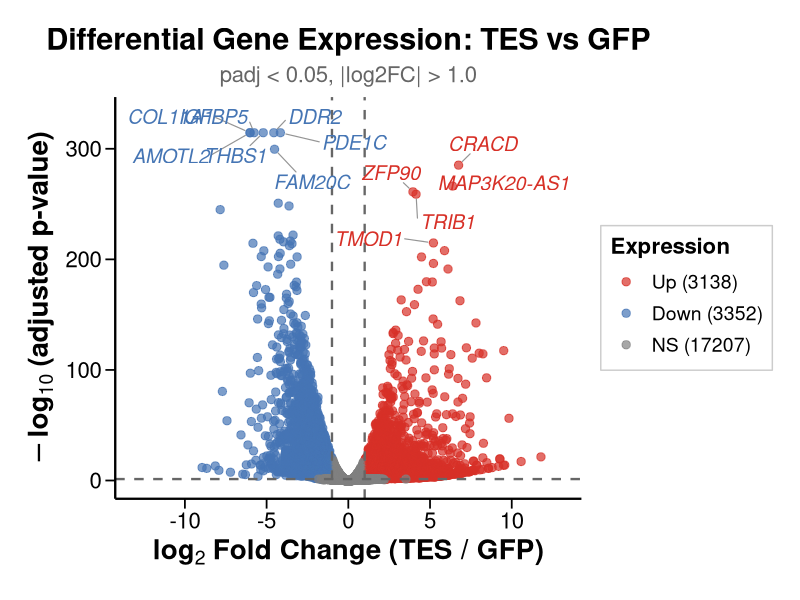
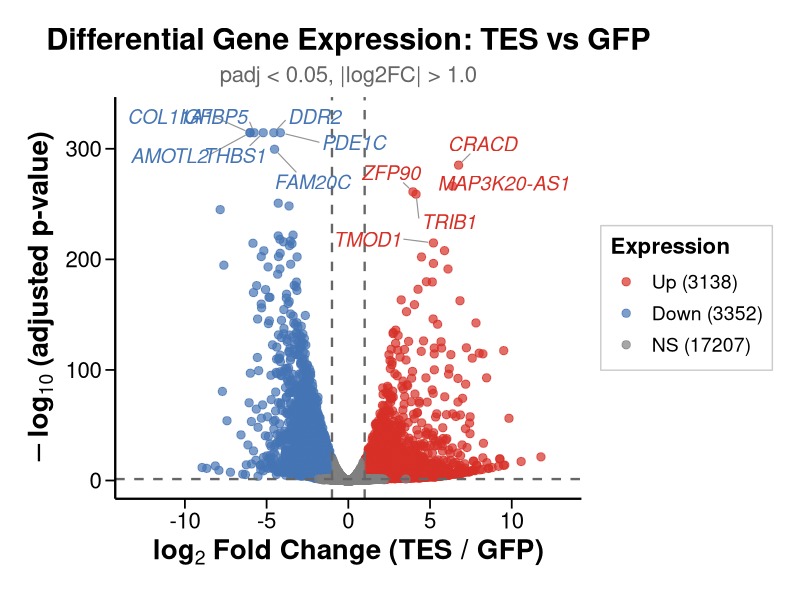
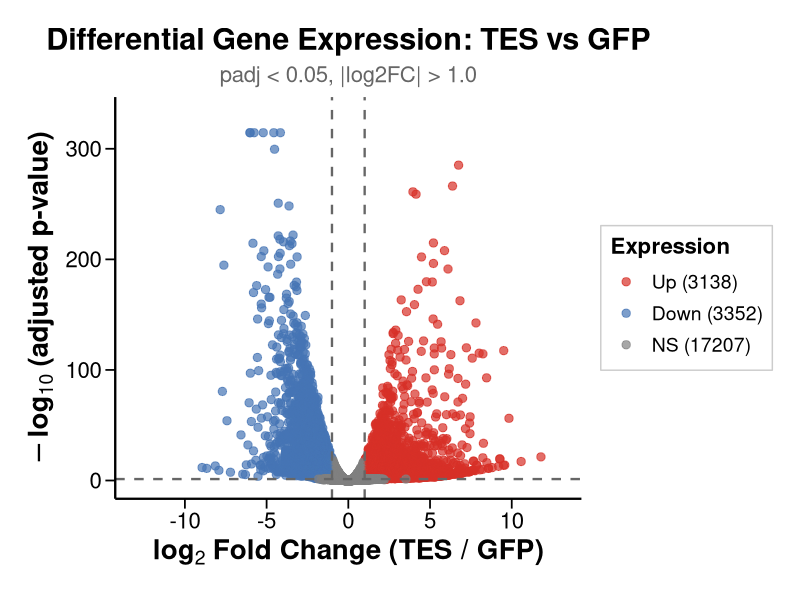
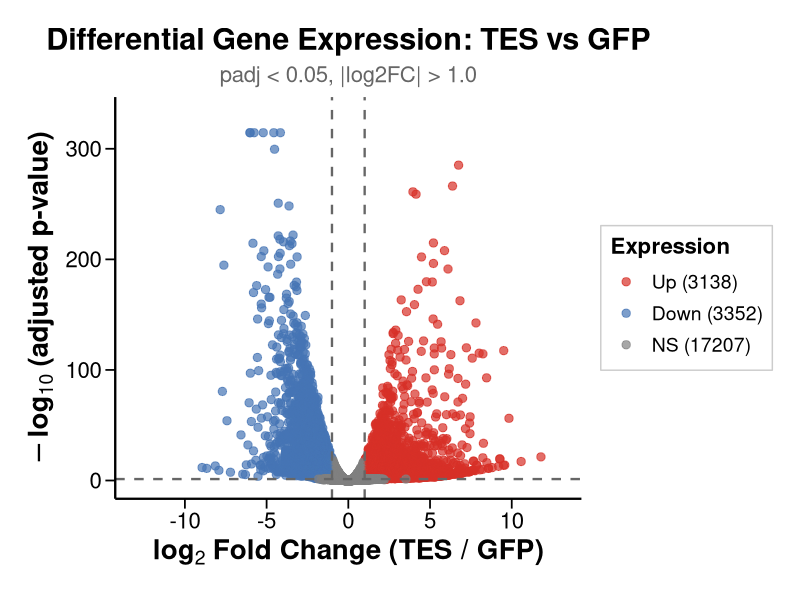
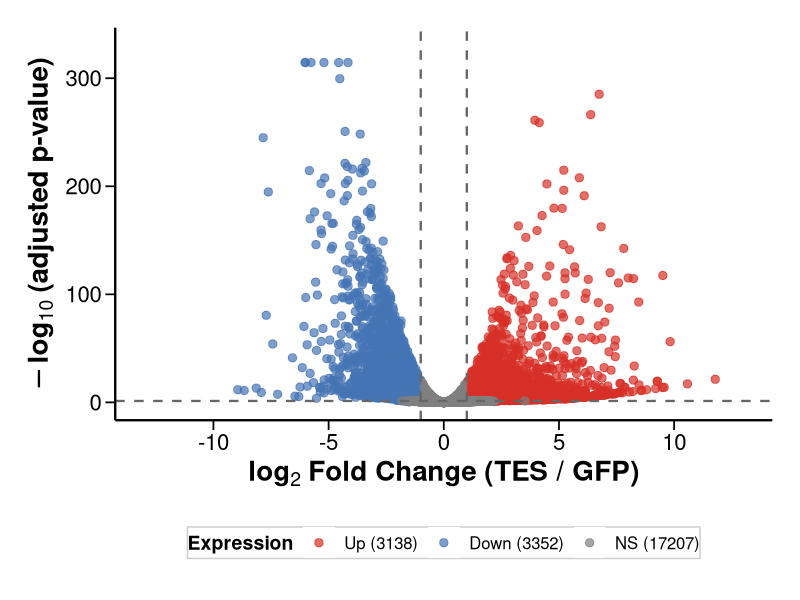
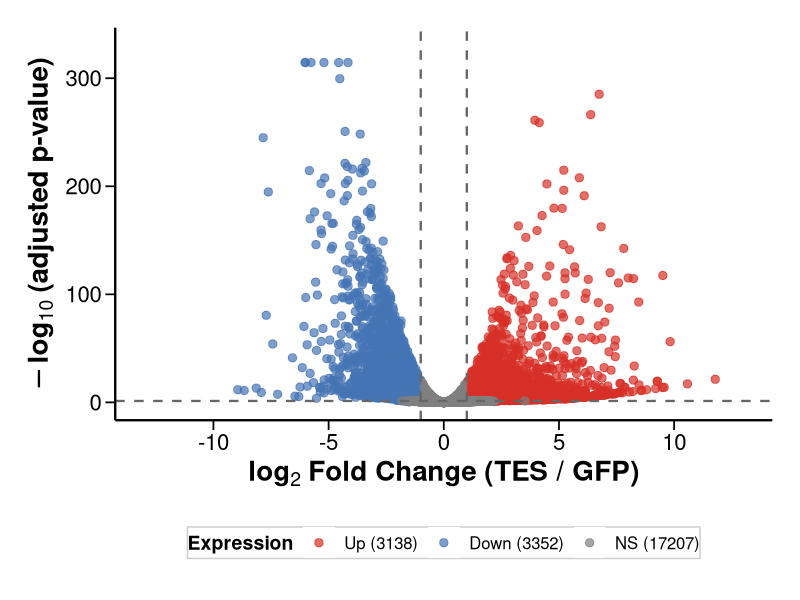

These figures' R source, in order:
#!/usr/bin/env Rscript

#===============================================================================
# Publication-Ready Volcano Plot Script
# Creates two versions: labeled and clean (no labels)
#===============================================================================

# Load required libraries
suppressPackageStartupMessages({
    library(ggplot2)
    library(ggrepel)
    library(dplyr)
    library(scales)
})

cat("=== Publication-Ready Volcano Plot Generation ===\n")
cat("Timestamp:", as.character(Sys.time()), "\n\n")

# Set working directory
setwd("/beegfs/scratch/ric.sessa/kubacki.michal/SRF_Eva_top/Eva_submission/SRF_Eva_RNA/results/05_deseq2")

#===============================================================================
# Configuration - Customize these parameters
#===============================================================================

# Thresholds
PADJ_CUTOFF <- 0.05        # Adjusted p-value cutoff for significance
FC_CUTOFF <- 1.0           # Log2 fold change cutoff (absolute value)

# Labeling (reduced for cleaner plot)
N_TOP_GENES <- 10          # Number of top genes to label (by padj)
N_TOP_UP <- 5              # Additional top upregulated genes to label
N_TOP_DOWN <- 5            # Additional top downregulated genes to label

# Plot aesthetics (PUBLICATION-READY - larger fonts)
POINT_SIZE <- 2.5          # Size of points
POINT_ALPHA <- 0.7         # Transparency of points
LABEL_SIZE <- 5.0          # Size of gene labels
AXIS_TITLE_SIZE <- 20      # Axis title font size
AXIS_TEXT_SIZE <- 16       # Axis text font size
TITLE_SIZE <- 22           # Main title font size
SUBTITLE_SIZE <- 16        # Subtitle font size
LEGEND_TITLE_SIZE <- 16    # Legend title font size
LEGEND_TEXT_SIZE <- 14     # Legend text font size

# Colors (colorblind-friendly)
COLOR_UP <- "#D73027"      # Upregulated (red)
COLOR_DOWN <- "#4575B4"    # Downregulated (blue)
COLOR_NS <- "#808080"      # Not significant (grey)

# Plot dimensions (larger for publication)
PLOT_WIDTH <- 10           # inches
PLOT_HEIGHT <- 9           # inches
DPI <- 300                 # Resolution for PNG

#===============================================================================
# Load and prepare data
#===============================================================================

cat("Loading DESeq2 results...\n")
res <- read.table("deseq2_results_TES_vs_GFP.txt",
                  header = TRUE, sep = "\t", stringsAsFactors = FALSE)

cat(sprintf("Loaded %d genes\n", nrow(res)))

# Remove rows with NA padj values
res <- res[!is.na(res$padj), ]
cat(sprintf("After removing NA padj: %d genes\n", nrow(res)))

#===============================================================================
# Classify genes and prepare for plotting
#===============================================================================

# Classify genes based on significance and fold change
res$significance <- "Not Significant"
res$significance[res$padj < PADJ_CUTOFF & res$log2FoldChange > FC_CUTOFF] <- "Upregulated"
res$significance[res$padj < PADJ_CUTOFF & res$log2FoldChange < -FC_CUTOFF] <- "Downregulated"

# Convert to factor with specific order for legend
res$significance <- factor(res$significance,
                           levels = c("Upregulated", "Downregulated", "Not Significant"))

# Calculate -log10(padj) for y-axis
res$neg_log10_padj <- -log10(res$padj)

# Handle infinite values (padj = 0)
max_y <- max(res$neg_log10_padj[is.finite(res$neg_log10_padj)], na.rm = TRUE)
res$neg_log10_padj[!is.finite(res$neg_log10_padj)] <- max_y * 1.05

# Count genes in each category
n_up <- sum(res$significance == "Upregulated", na.rm = TRUE)
n_down <- sum(res$significance == "Downregulated", na.rm = TRUE)
n_ns <- sum(res$significance == "Not Significant", na.rm = TRUE)

cat(sprintf("\nGene classification:\n"))
cat(sprintf("  Upregulated: %d\n", n_up))
cat(sprintf("  Downregulated: %d\n", n_down))
cat(sprintf("  Not Significant: %d\n", n_ns))

#===============================================================================
# Select genes to label
#===============================================================================

# Top genes by adjusted p-value (most significant overall)
top_by_padj <- res %>%
    filter(significance != "Not Significant") %>%
    arrange(padj) %>%
    head(N_TOP_GENES)

# Top upregulated genes
top_up <- res %>%
    filter(significance == "Upregulated") %>%
    arrange(padj) %>%
    head(N_TOP_UP)

# Top downregulated genes
top_down <- res %>%
    filter(significance == "Downregulated") %>%
    arrange(padj) %>%
    head(N_TOP_DOWN)

# Combine and remove duplicates
genes_to_label <- unique(c(top_by_padj$gene_symbol,
                           top_up$gene_symbol,
                           top_down$gene_symbol))

# Create label column
res$label <- ifelse(res$gene_symbol %in% genes_to_label, res$gene_symbol, "")

cat(sprintf("\nGenes selected for labeling: %d\n", length(genes_to_label)))

#===============================================================================
# Define common theme for publication
#===============================================================================

theme_publication <- function(base_size = 14) {
    theme_classic(base_size = base_size) +
    theme(
        # Title
        plot.title = element_text(size = TITLE_SIZE, face = "bold", hjust = 0.5),
        plot.subtitle = element_text(size = SUBTITLE_SIZE, hjust = 0.5, color = "grey40"),

        # Axis
        axis.title = element_text(size = AXIS_TITLE_SIZE, face = "bold"),
        axis.text = element_text(size = AXIS_TEXT_SIZE, color = "black"),
        axis.line = element_line(color = "black", linewidth = 0.8),
        axis.ticks = element_line(color = "black", linewidth = 0.6),
        axis.ticks.length = unit(0.25, "cm"),

        # Legend (larger and more prominent)
        legend.title = element_text(size = LEGEND_TITLE_SIZE, face = "bold"),
        legend.text = element_text(size = LEGEND_TEXT_SIZE),
        legend.position = "right",
        legend.background = element_rect(fill = "white", color = "grey80", linewidth = 0.5),
        legend.key = element_rect(fill = "white", color = NA),
        legend.key.size = unit(0.8, "cm"),
        legend.spacing.y = unit(0.2, "cm"),

        # Panel
        panel.grid = element_blank(),
        panel.border = element_blank(),

        # Margins
        plot.margin = margin(20, 20, 20, 20)
    )
}

#===============================================================================
# Create base volcano plot (shared elements)
#===============================================================================

create_volcano_base <- function(data) {
    # Calculate axis limits
    x_max <- max(abs(data$log2FoldChange), na.rm = TRUE) * 1.1
    y_max <- max(data$neg_log10_padj, na.rm = TRUE) * 1.05

    p <- ggplot(data, aes(x = log2FoldChange, y = neg_log10_padj, color = significance)) +
        # Points
        geom_point(size = POINT_SIZE, alpha = POINT_ALPHA) +

        # Threshold lines (thicker for visibility)
        geom_vline(xintercept = c(-FC_CUTOFF, FC_CUTOFF),
                   linetype = "dashed", color = "grey40", linewidth = 0.8) +
        geom_hline(yintercept = -log10(PADJ_CUTOFF),
                   linetype = "dashed", color = "grey40", linewidth = 0.8) +

        # Colors
        scale_color_manual(
            values = c("Upregulated" = COLOR_UP,
                      "Downregulated" = COLOR_DOWN,
                      "Not Significant" = COLOR_NS),
            labels = c(paste0("Up (", n_up, ")"),
                      paste0("Down (", n_down, ")"),
                      paste0("NS (", n_ns, ")"))
        ) +

        # Axis labels
        labs(
            x = expression(bold(log[2]~"Fold Change (TES / GFP)")),
            y = expression(bold(-log[10]~"(adjusted p-value)")),
            color = "Expression"
        ) +

        # Axis limits (symmetric x-axis)
        coord_cartesian(xlim = c(-x_max, x_max), ylim = c(0, y_max)) +

        # Theme
        theme_publication()

    return(p)
}

#===============================================================================
# Version 1: Volcano plot WITH labels
#===============================================================================

cat("\nCreating labeled volcano plot...\n")

p_labeled <- create_volcano_base(res) +
    # Gene labels with repel to avoid overlap (larger for publication)
    geom_text_repel(
        aes(label = label),
        size = LABEL_SIZE,
        fontface = "italic",
        max.overlaps = 35,
        box.padding = 0.6,
        point.padding = 0.4,
        segment.color = "grey40",
        segment.size = 0.4,
        segment.alpha = 0.7,
        min.segment.length = 0.3,
        force = 3,
        force_pull = 0.5,
        show.legend = FALSE
    ) +
    labs(
        title = "Differential Gene Expression: TES vs GFP",
        subtitle = sprintf("padj < %.2f, |log2FC| > %.1f", PADJ_CUTOFF, FC_CUTOFF)
    )

# Save labeled version
ggsave("plots/volcano_publication_labeled.pdf", p_labeled,
       width = PLOT_WIDTH, height = PLOT_HEIGHT, device = cairo_pdf)
ggsave("plots/volcano_publication_labeled.png", p_labeled,
       width = PLOT_WIDTH, height = PLOT_HEIGHT, dpi = DPI)

cat("  Saved: volcano_publication_labeled.pdf\n")
cat("  Saved: volcano_publication_labeled.png\n")

#===============================================================================
# Version 2: Volcano plot WITHOUT labels (clean)
#===============================================================================

cat("\nCreating clean volcano plot (no labels)...\n")

p_clean <- create_volcano_base(res) +
    labs(
        title = "Differential Gene Expression: TES vs GFP",
        subtitle = sprintf("padj < %.2f, |log2FC| > %.1f", PADJ_CUTOFF, FC_CUTOFF)
    )

# Save clean version
ggsave("plots/volcano_publication_clean.pdf", p_clean,
       width = PLOT_WIDTH, height = PLOT_HEIGHT, device = cairo_pdf)
ggsave("plots/volcano_publication_clean.png", p_clean,
       width = PLOT_WIDTH, height = PLOT_HEIGHT, dpi = DPI)

cat("  Saved: volcano_publication_clean.pdf\n")
cat("  Saved: volcano_publication_clean.png\n")

#===============================================================================
# Version 3: Minimal version for supplementary (small, clean)
#===============================================================================

cat("\nCreating minimal volcano plot...\n")

# Simplified for smaller figures (but still readable)
p_minimal <- create_volcano_base(res) +
    theme(
        legend.position = "bottom",
        legend.direction = "horizontal",
        legend.text = element_text(size = LEGEND_TEXT_SIZE - 2),
        legend.title = element_text(size = LEGEND_TITLE_SIZE - 2),
        legend.box.margin = margin(10, 0, 0, 0),
        legend.margin = margin(0, 0, 0, 0),
        plot.title = element_blank(),
        plot.subtitle = element_blank(),
        plot.margin = margin(20, 20, 30, 20)  # Extra bottom margin for legend
    ) +
    guides(color = guide_legend(nrow = 1, title.position = "left"))

ggsave("plots/volcano_publication_minimal.pdf", p_minimal,
       width = 10, height = 8, device = cairo_pdf)
ggsave("plots/volcano_publication_minimal.png", p_minimal,
       width = 10, height = 8, dpi = DPI)

cat("  Saved: volcano_publication_minimal.pdf\n")
cat("  Saved: volcano_publication_minimal.png\n")

#===============================================================================
# Summary
#===============================================================================

cat("\n=== Volcano Plot Generation Complete ===\n")
cat(sprintf("Total genes plotted: %d\n", nrow(res)))
cat(sprintf("Upregulated genes: %d\n", n_up))
cat(sprintf("Downregulated genes: %d\n", n_down))
cat(sprintf("\nOutput files:\n"))
cat("  - volcano_publication_labeled.pdf/png (with gene labels)\n")
cat("  - volcano_publication_clean.pdf/png (no labels)\n")
cat("  - volcano_publication_minimal.pdf/png (compact version)\n")
